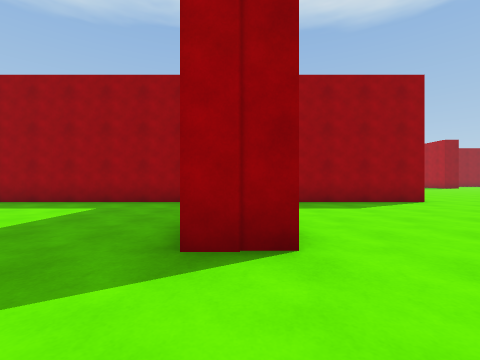
view 1 (above)

16 first-person views from a walk through a 3-D level made in the Unity game engine. The camera is 1.2 m above the floor, looks level and sees 90° across. The floor is counted in squares, 2 m on a side. Each view is taken from the middle of a square. On the plan, view 1 faces up. The plan holds only what a view shows up to about 9 squares ahead; the rest is blank. The place goes on beyond the plan.

view 2
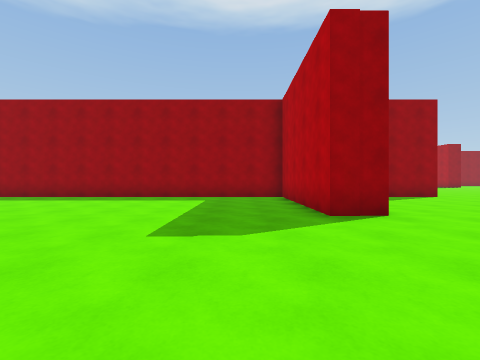

view 3
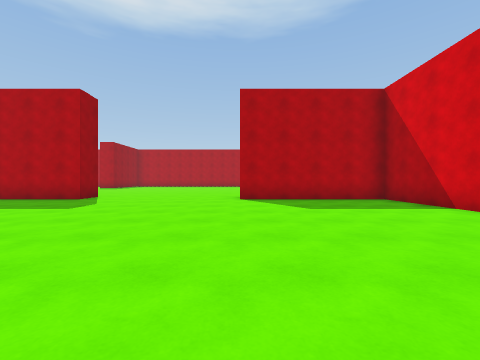

view 4
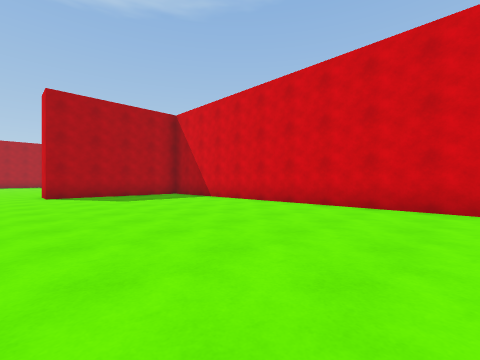

view 5
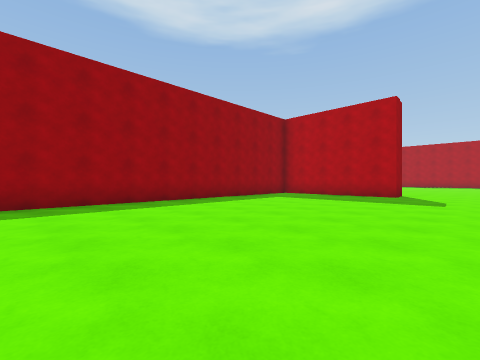

view 6
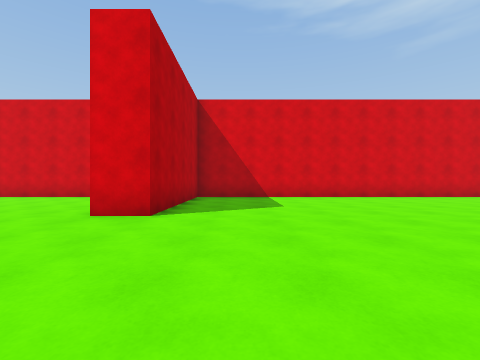

view 7
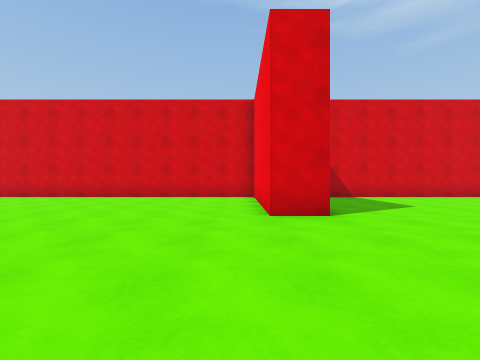

view 8
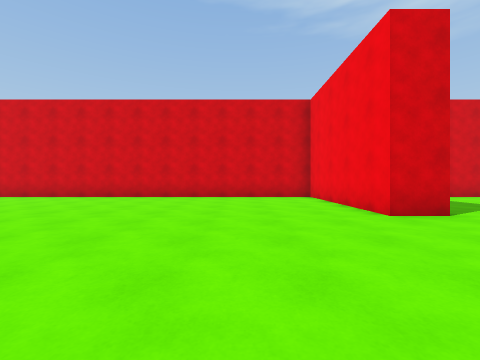

view 9
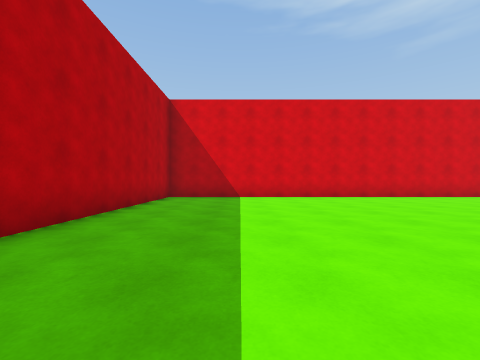

view 10
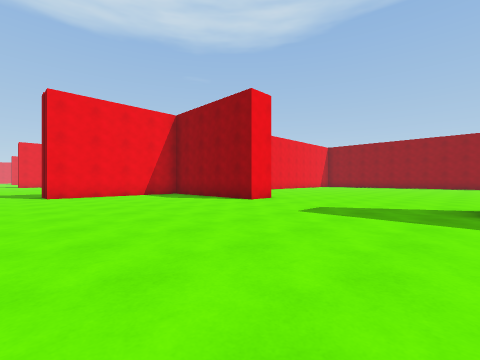

view 11
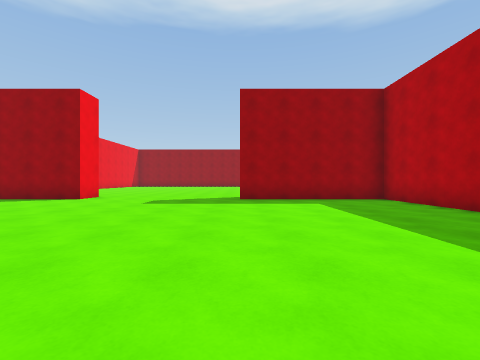

view 12
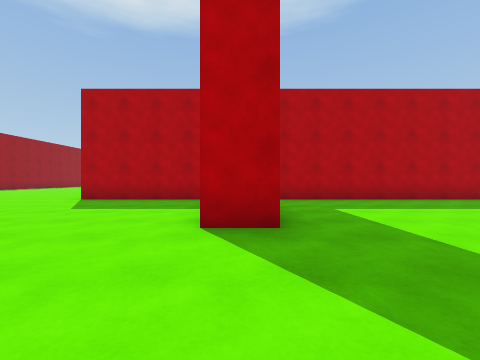

view 13
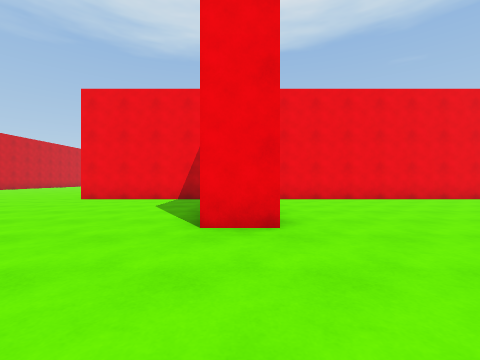

view 14
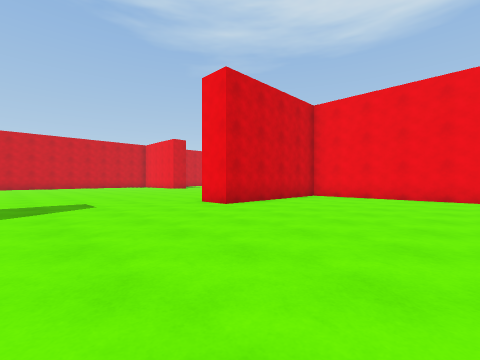

view 15
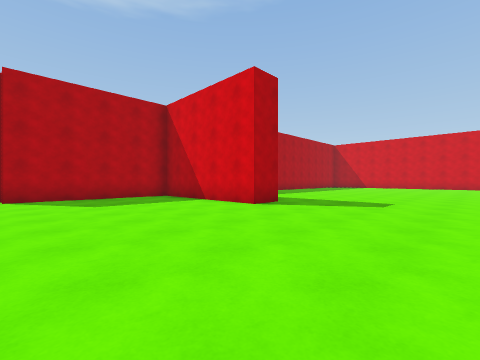

view 16
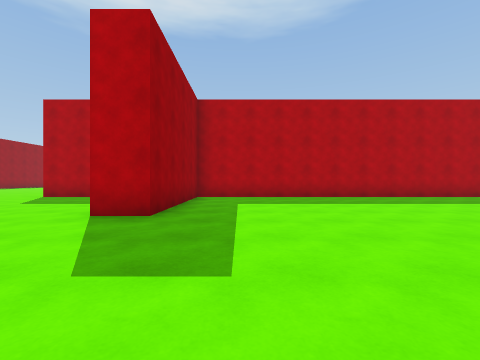

### Floor plan
Points are (right, up) in squares from view 1. A wall is a line through its corners. A room is listed if a view was taken in it or the views show most of it. See-through windows are left out.
Room 1 (views 1, 2, 3, 4, 5, 6)
walls: (0.5, 2) (-0.5, 2) (-0.5, 6.5) (-10.5, 6.5); (-10.5, -7.5) (-0.5, -7.5) (-0.5, -3) (0.5, -3)
ways out: opening at (0.2, -0.5) to room 2
Room 2 (views 7, 8, 9, 10, 11, 12, 13, 14, 15, 16)
walls: (0.5, 5.8) (0.5, 2); (14.5, 7.8) (14.5, 12); (0.5, -3) (0.5, -7.5) (14.5, -7.5) (14.5, 6.5) (10, 6.5) (10, 7.5) (14.2, 7.5); (0.8, 7.5) (5, 7.5) (5, 6.5) (1.5, 6.5); (0.5, 12.5) (0.5, 7.8)
ways out: opening at (0.2, -0.5) to room 1

Positions as (right, up) in squares from view 1, and headings:
1: (0, 0), facing up
2: (-2, -2), facing up
3: (-8, -3), facing right
4: (-10, -2), facing down-right
5: (-10, 0), facing up-right
6: (-2, 1), facing down
7: (1, 1), facing down
8: (3, 1), facing down
9: (12, 1), facing down
10: (10, 1), facing up-left
11: (10, -1), facing up
12: (7, 7), facing right
13: (8, 7), facing left
14: (9, 12), facing down-left
15: (6, 12), facing down-right
16: (6, 5), facing right
